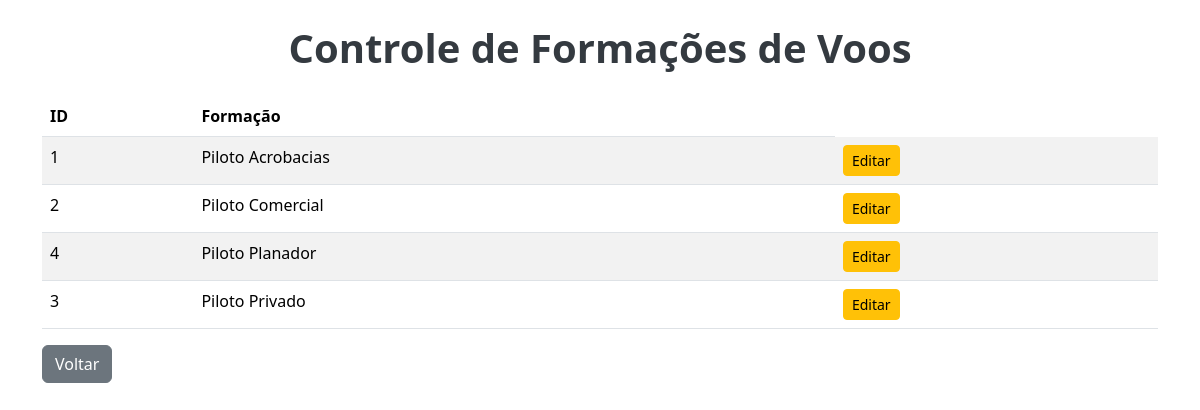
Screenshot of /formacaoadd/menuatualizar.php with the database file from the repository.
### tables this page shows
create table formacoes_Adicionais
(
idFormAdd int auto_increment primary key,
nomeFormacao varchar (100)
);

### formacaoadd/menuatualizar.php (the view, shortened to what this page needs)
<?php
include("../conexao.php");
$buscarFormacao = $conexao->query("SELECT * FROM formacoes_adicionais ORDER BY nomeFormacao ASC");
$exibirFormacao = $buscarFormacao->fetchAll(PDO::FETCH_ASSOC);
?>
<!DOCTYPE html>
<html lang="pt-br">
<head>
    <link href="https://cdn.jsdelivr.net/npm/bootstrap@5.3.3/dist/css/bootstrap.min.css" rel="stylesheet"
>
</head>
<body>
    <div class="container">
        <h1 class="my-4">Controle de Formações de Voos</h1>
        <table class="table table-sucess table-striped">
            <thead>
                <tr>
                    <th>ID</th>
                    <th>Formação</th>
                </tr>
            </thead>
            <?php foreach ($exibirFormacao as $formacao): ?>
                <tr>
                    <td><?php echo htmlspecialchars($formacao['idFormAdd']) ?></td>
                    <td><?php echo htmlspecialchars($formacao['nomeFormacao']) ?></td>
                    <td>
                        <a href="atualizar.php?id=<?php echo $formacao['idFormAdd']; ?>"
                            class="btn btn-warning btn-sm">Editar</a>
                    </td>
                </tr>
            <?php endforeach; ?>
        </table>
        <a href="DashFormacao.php" class="btn btn-secondary">Voltar</a>
    </div>
</body>
</html>

### formacaoadd/menuatualizar.php (style rules this page uses)
h1 { text-align: center; margin-bottom: 2rem; font-size: 2.5rem; font-weight: bold; color: #343a40; }

### rows the page displays
formacoes_adicionais: idFormAdd "1", nomeFormacao "Piloto Acrobacias"
formacoes_adicionais: idFormAdd "2", nomeFormacao "Piloto Comercial"
formacoes_adicionais: idFormAdd "4", nomeFormacao "Piloto Planador"
formacoes_adicionais: idFormAdd "3", nomeFormacao "Piloto Privado"
